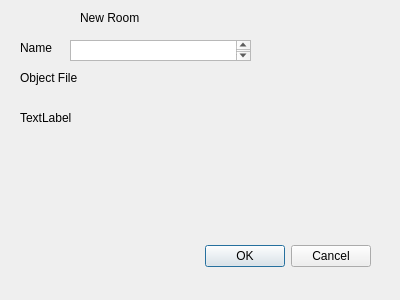
<?xml version="1.0" encoding="UTF-8"?>
<ui version="4.0">
 <class>NewRoomDialog</class>
 <widget class="QDialog" name="NewRoomDialog">
  <property name="geometry">
   <rect>
    <x>0</x>
    <y>0</y>
    <width>400</width>
    <height>300</height>
   </rect>
  </property>
  <property name="windowTitle">
   <string>New Room</string>
  </property>
  <widget class="QDialogButtonBox" name="buttonBox">
   <property name="geometry">
    <rect>
     <x>30</x>
     <y>240</y>
     <width>341</width>
     <height>32</height>
    </rect>
   </property>
   <property name="orientation">
    <enum>Qt::Horizontal</enum>
   </property>
   <property name="standardButtons">
    <set>QDialogButtonBox::Cancel|QDialogButtonBox::Ok</set>
   </property>
  </widget>
  <widget class="QTextEdit" name="textEdit">
   <property name="geometry">
    <rect>
     <x>70</x>
     <y>40</y>
     <width>181</width>
     <height>21</height>
    </rect>
   </property>
  </widget>
  <widget class="QLabel" name="label">
   <property name="geometry">
    <rect>
     <x>20</x>
     <y>40</y>
     <width>55</width>
     <height>15</height>
    </rect>
   </property>
   <property name="text">
    <string>Name</string>
   </property>
  </widget>
  <widget class="QLabel" name="label_2">
   <property name="geometry">
    <rect>
     <x>80</x>
     <y>10</y>
     <width>71</width>
     <height>16</height>
    </rect>
   </property>
   <property name="text">
    <string>New Room</string>
   </property>
  </widget>
  <widget class="QLabel" name="label_3">
   <property name="geometry">
    <rect>
     <x>20</x>
     <y>70</y>
     <width>71</width>
     <height>16</height>
    </rect>
   </property>
   <property name="text">
    <string>Object File</string>
   </property>
  </widget>
  <widget class="QLabel" name="label_4">
   <property name="geometry">
    <rect>
     <x>20</x>
     <y>110</y>
     <width>55</width>
     <height>15</height>
    </rect>
   </property>
   <property name="text">
    <string>TextLabel</string>
   </property>
  </widget>
 </widget>
 <resources/>
 <connections>
  <connection>
   <sender>buttonBox</sender>
   <signal>accepted()</signal>
   <receiver>NewRoomDialog</receiver>
   <slot>accept()</slot>
   <hints>
    <hint type="sourcelabel">
     <x>248</x>
     <y>254</y>
    </hint>
    <hint type="destinationlabel">
     <x>157</x>
     <y>274</y>
    </hint>
   </hints>
  </connection>
  <connection>
   <sender>buttonBox</sender>
   <signal>rejected()</signal>
   <receiver>NewRoomDialog</receiver>
   <slot>reject()</slot>
   <hints>
    <hint type="sourcelabel">
     <x>316</x>
     <y>260</y>
    </hint>
    <hint type="destinationlabel">
     <x>286</x>
     <y>274</y>
    </hint>
   </hints>
  </connection>
 </connections>
</ui>
